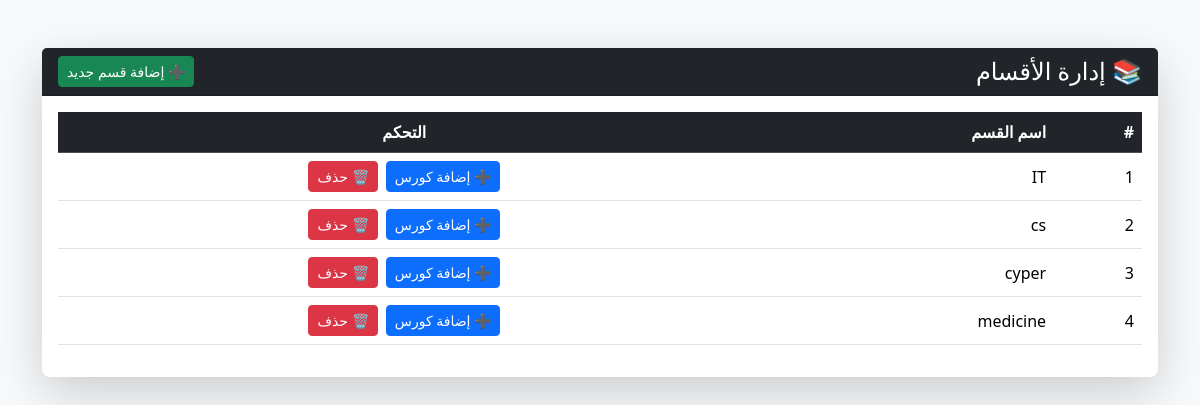
Page /admin/manage_depts.php (signed in) on the committed database.
### tables this page shows
CREATE TABLE `departments` (
  `id` int(11) NOT NULL,
  `name` varchar(100) NOT NULL
);

### admin/manage_depts.php (the view, shortened to what this page needs)
<?php
include "../db.php";
$sql = "SELECT * FROM departments";
$result = $conn->query($sql);
?>
<!DOCTYPE html>
<html lang="ar" dir="rtl">
<head>
    <link href="https://cdn.jsdelivr.net/npm/bootstrap@5.3.2/dist/css/bootstrap.rtl.min.css" rel="stylesheet">
</head>
<body class="bg-light">
<div class="container mt-5">
    <div class="card shadow-lg border-0 rounded-3">
        <div class="card-header bg-dark text-white d-flex justify-content-between align-items-center">
            <h4 class="mb-0">📚 إدارة الأقسام</h4>
            <a href="add_dept.php" class="btn btn-success btn-sm">➕ إضافة قسم جديد</a>
        </div>
        <div class="card-body">
            <div class="table-responsive">
                <table class="table table-hover align-middle">
                    <thead class="table-dark">
                        <tr>
                            <th scope="col">#</th>
                            <th scope="col">اسم القسم</th>
                            <th scope="col" class="text-center">التحكم</th>
                        </tr>
                    </thead>
                    <tbody>
                        <?php if ($result->num_rows > 0): ?>
                            <?php while($row = $result->fetch_assoc()): ?>
                                <tr>
                                    <td><?= $row['id'] ?></td>
                                    <td><?= htmlspecialchars($row['name']) ?></td>
                                    <td class="text-center">
                                        <a href="add_course.php?dept_id=<?= $row['id'] ?>"
                                           class="btn btn-primary btn-sm me-1">➕ إضافة كورس</a>
                                        <a href="delete_dept.php?id=<?= $row['id'] ?>"
                                           class="btn btn-danger btn-sm"
                                           onclick="return confirm('هل أنت متأكد من الحذف؟');">🗑 حذف</a>
                                    </td>
                                </tr>
                            <?php endwhile; ?>
                        <?php else: ?>
                            <tr>
                                <td colspan="3" class="text-center text-muted">لا توجد أقسام مضافة بعد</td>
                            </tr>
                        <?php endif; ?>
                    </tbody>
                </table>
            </div>
        </div>
    </div>
</div>
</body>
</html>

### rows in the picture
departments: id "1", name "IT"
departments: id "2", name "cs"
departments: id "3", name "cyper"
departments: id "4", name "medicine"
